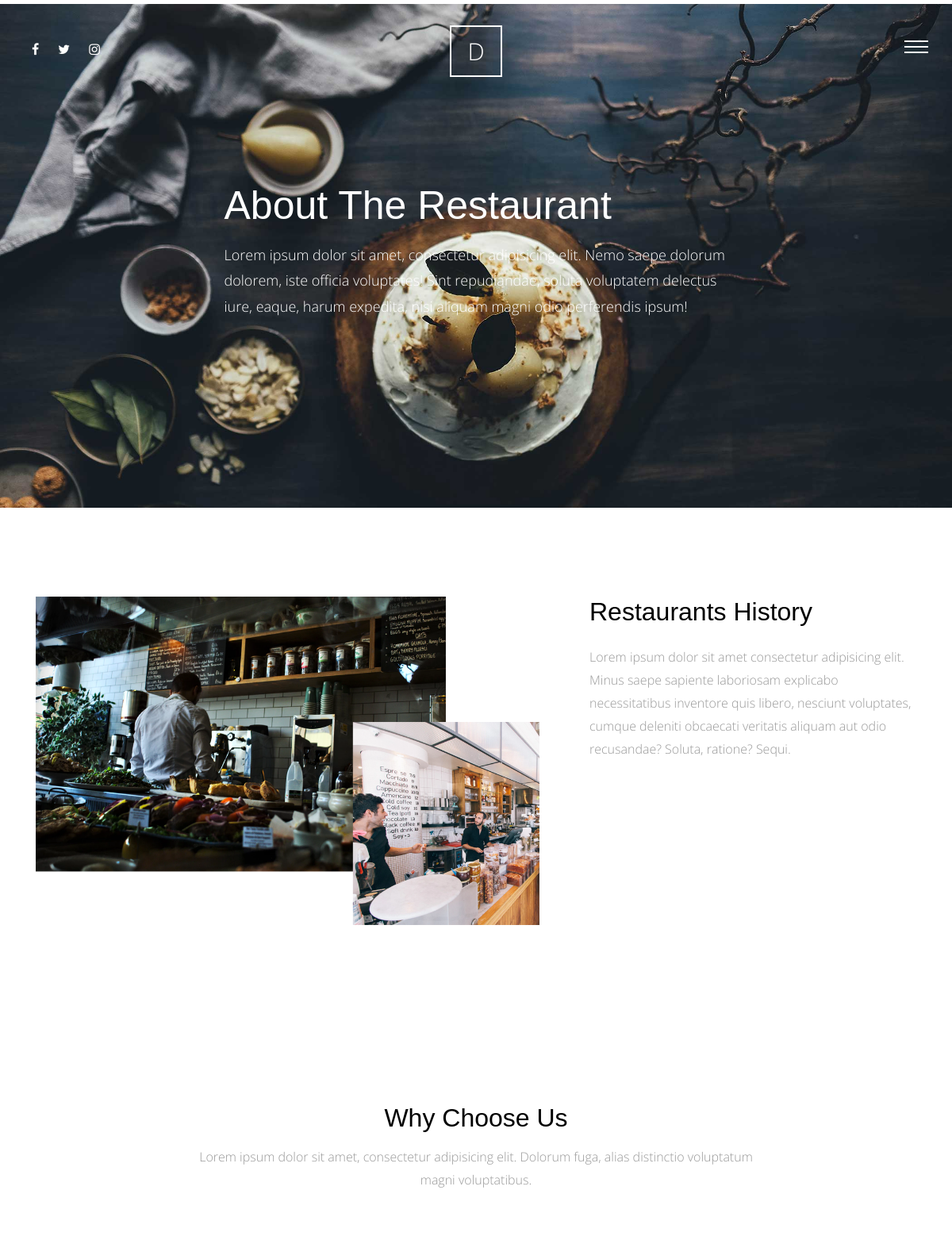
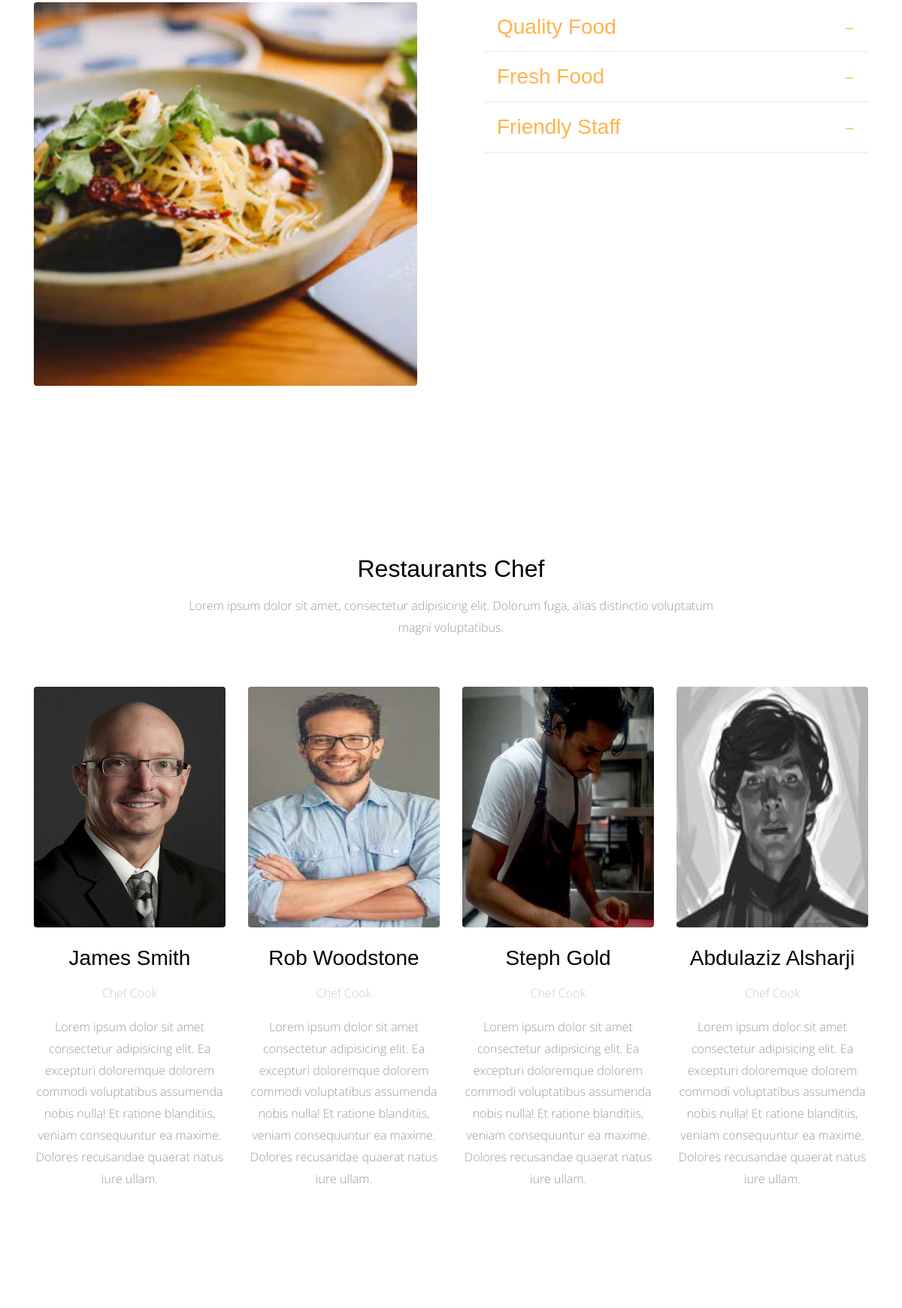
The page /about/ (upper part) on the database its author committed (2 pictures, top to bottom).
### about/models.py (models this page shows, shortened)
class WhyChooseUs(models.Model):
    title = models.CharField(max_length=50)
    content = models.TextField()
    class Meta:
        verbose_name = "why choose us"
        verbose_name_plural = "why choose us"

class Chef(models.Model):
    name = models.CharField(max_length=30)
    title = models.CharField(max_length=30)
    bio = models.TextField()
    image = models.ImageField(upload_to="chef/")
    class Meta:
        verbose_name = "chef"
        verbose_name_plural = "chefs"

### about/views.py (the view)
# urls.py: path("", views.about, name="about"),
def about(request):
    chefs = Chef.objects.all()
    why_choose_us = WhyChooseUs.objects.all()
    return render(request, "about/about.html", context={
        "chefs": chefs,
        "why_choose_us": why_choose_us,
    })

### about/templates/about/about.html (shortened to what this page needs)
{% extends 'base.html' %}
{% load static %}
{% block body %}
    <div class="main-wrap">
        <div class="cover_1 cover_sm">
        <div class="img_bg" style="background-image: url({% static 'site_static/img/slider-1.jpg' %});" data-stellar-background-ratio="0.5">
            <div class="container">
            <div class="row align-items-center justify-content-center">
                <div class="col-md-7" data-aos="fade-up">
                <h2 class="heading">About The Restaurant</h2>
                <p class="lead">Lorem ipsum dolor sit amet, consectetur adipisicing elit. Nemo saepe dolorum dolorem, iste officia voluptates! Sint repudiandae, soluta voluptatem delectus iure, eaque, harum expedita, nisi aliquam magni odio perferendis ipsum!</p>
                </div>
            </div>
            </div>
        </div>
        </div>
        <div class="section">
        <div class="container">
            <div class="row">
            <div class="col-md-7" data-aos="fade-up">
                <img src="{% static 'site_static/img/about_1.png' %}" alt="Image placeholder" class="img-fluid">
            </div>
            <div class="col-md-5 pl-md-5" data-aos="fade-up" data-aos-delay="200">
                <h2 class="mb-4">Restaurants History</h2>
                <p>Lorem ipsum dolor sit amet consectetur adipisicing elit. Minus saepe sapiente laboriosam explicabo necessitatibus inventore quis libero, nesciunt voluptates, cumque deleniti obcaecati veritatis aliquam aut odio recusandae? Soluta, ratione? Sequi.</p>
            </div>
            </div>
        </div>
        </div>
        <div class="section">
        <div class="container">
            <div class="row justify-content-center mb-5" data-aos="fade-up">
            <div class="col-md-8  text-center">
                <h2 class="mb-3">Why Choose Us</h2>
                <p class="lead">Lorem ipsum dolor sit amet, consectetur adipisicing elit. Dolorum fuga, alias distinctio voluptatum magni voluptatibus.</p>
            </div>
            </div>
            <div class="row large-gutters">
            <div class="col-md-6"  data-aos="fade-up" data-aos-delay="200">
                <img src="{% static 'site_static/img/img_2.jpg' %}" alt="Image placeholder" class="img-fluid rounded">
            </div>
            <div class="col-md-6" data-aos="fade-up" data-aos-delay="300">
                <div class="accordion" id="accordion">
                    {% for info in why_choose_us%}
                        <div class="accordion-item">
                            <h3 class="mb-0">
                                <a class="btn-block p-3" data-toggle="collapse" href="#collapse-{{info.id}}" role="button" aria-expanded="true" aria-controls="collapseOne">{{info.title|title}}</a>
                            </h3>
                        </div>
                    {% endfor %}
                </div>
            </div>
            </div>
        </div>
        </div>
        <div class="section">
        <div class="container">
            <div class="row justify-content-center mb-5" data-aos="fade-up">
            <div class="col-md-8  text-center">
                <h2 class="mb-3">Restaurants Chef</h2>
                <p class="lead">Lorem ipsum dolor sit amet, consectetur adipisicing elit. Dolorum fuga, alias distinctio voluptatum magni voluptatibus.</p>
            </div>
            </div>
            <div class="row">
                {% for chef in chefs %}
                    <div class="col-md-3" data-aos="fade-up" data-aos-delay="100" style="text-align: center;">
                        <img src="{{chef.image.url}}" alt="Image placeholder" class="img-fluid mb-4 rounded" style="width: 100% !important;height: 320px;">
                        <h3 class="mb-3">{{chef.name|title}}</h3>
                        <p class="post-meta text-muted">{{chef.title|title}}</p>
                        <p class="mb-5">{{chef.bio|capfirst}}</p>
                    </div>
                {% endfor %}
            </div>
        </div>
        </div>
    </div>
{% endblock body %}

### static/site_static/css/style.css (style rules this page uses)
html { overflow-x: hidden; }
body { background: #fff; font-family: "Open Sans", cursive; font-size: 16px; line-height: 1.8; font-weight: 300; color: #999999; }
a { -webkit-transition: .3s all ease; -o-transition: .3s all ease; transition: .3s all ease; text-decoration: none; }
h1, h2, h3, h4, h5 { color: #000; font-family: "Playfair Display", Arial, sans-serif; }
h1 a, h2 a, h3 a, h4 a, h5 a { color: #000; }
.lead { font-size: 16px; }
.section { padding: 7em 0; }
.text-muted { color: #cccccc !important; }
.cover_1 { position: relative; }
.cover_1 .lead { color: #fff; font-size: 18px; }
.cover_1 .img_bg { background-repeat: no-repeat; background-size: cover !important; background-position: center center; }
.cover_1 .img_bg, .cover_1 .img_bg > .container > .row { min-height: 700px; height: 100vh; }
.cover_1.cover_sm .img_bg, .cover_1.cover_sm .img_bg > .container > .row { min-height: 600px; height: 80vh; }
.cover_1 .heading { color: white; font-weight: 300; font-size: 30px; line-height: 1.5; }
@media (min-width: 768px) { .cover_1 .heading { font-size: 50px; line-height: 1.5; } }
.large-gutters { margin-right: -45px; margin-left: -45px; }
.large-gutters > [class*="col-"] { padding-right: 45px; padding-left: 45px; }
.accordion .btn-block { position: relative; border-bottom: 1px solid #e6e6e6; }
.accordion .btn-block[aria-expanded="true"] { color: #fdb44b; }

### rows shown on the page
WhyChooseUs: title "Quality Food"
WhyChooseUs: title "Fresh Food"
WhyChooseUs: title "Friendly Staff"
Chef: image (picture), name "James Smith", title "Chef Cook", bio "Lorem ipsum dolor sit amet consectetur adipisicing elit. Ea excepturi doloremque dolorem commodi voluptatibus assumenda nobis nulla! Et ratione blanditiis, veniam consequuntur ea maxime. Dolores recusandae quaerat natus iure ullam."
Chef: image (picture), name "Rob Woodstone", title "Chef Cook", bio "Lorem ipsum dolor sit amet consectetur adipisicing elit. Ea excepturi doloremque dolorem commodi voluptatibus assumenda nobis nulla! Et ratione blanditiis, veniam consequuntur ea maxime. Dolores recusandae quaerat natus iure ullam."
Chef: image (picture), name "Steph Gold", title "Chef Cook", bio "Lorem ipsum dolor sit amet consectetur adipisicing elit. Ea excepturi doloremque dolorem commodi voluptatibus assumenda nobis nulla! Et ratione blanditiis, veniam consequuntur ea maxime. Dolores recusandae quaerat natus iure ullam."
Chef: image (picture), name "Abdulaziz Alsharji", title "Chef Cook", bio "Lorem ipsum dolor sit amet consectetur adipisicing elit. Ea excepturi doloremque dolorem commodi voluptatibus assumenda nobis nulla! Et ratione blanditiis, veniam consequuntur ea maxime. Dolores recusandae quaerat natus iure ullam."
